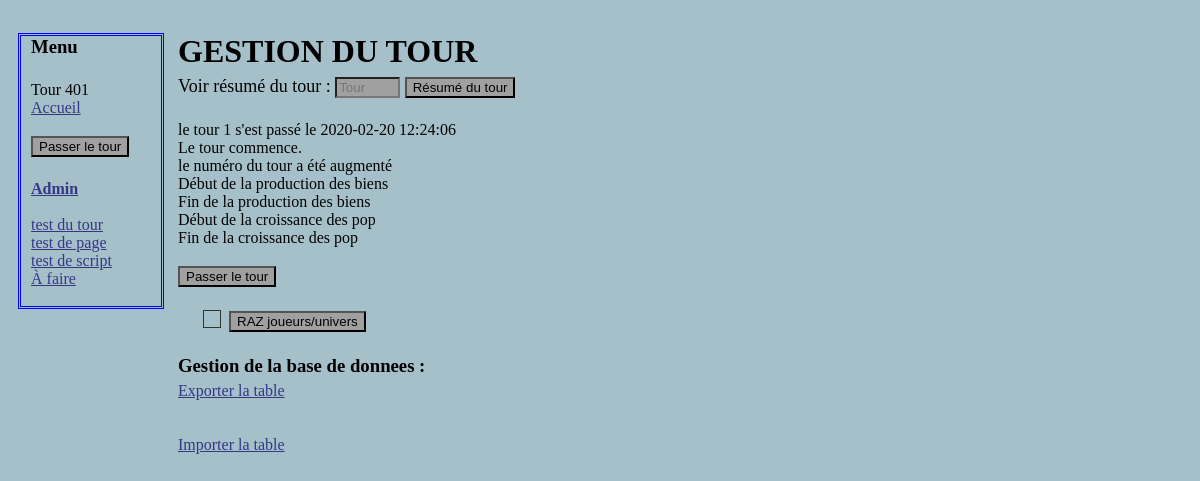
The app's page /Administration.php?voir=1, older data.
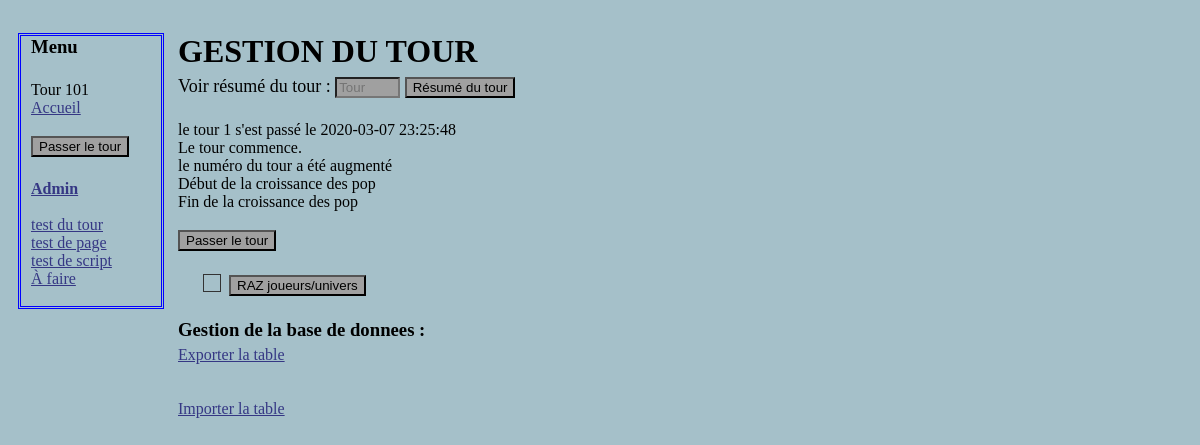
The same page, newer data.
### tables this page shows
CREATE TABLE `tour` (
  `id` int(11) NOT NULL AUTO_INCREMENT,
  `datetour` datetime NOT NULL DEFAULT CURRENT_TIMESTAMP,
  `resume` text,
  PRIMARY KEY (`id`)
);

### Administration.php (the view, shortened to what this page needs)
<?php
include("include/BDDconnection.php");
?>
<!DOCTYPE html>
<html>
    <head>
          <link rel="stylesheet" href="style.css" />
	</head>
    <body>
<?php
include("include/menu.php");
?>
<div class="corps">
    <h1>GESTION DU TOUR</h1>
<form method="get" action="Passerletourmanuellement.php">
<p>
    <label for="numero_tour">Voir résumé du tour : </label>
    <input type="text" name="voir" id="numero_tour" placeholder="Tour" size="5" maxlength="4" />
    <input type="submit" value="Résumé du tour" />
</p>
</form>
<?php
if (isset($_GET["voir"]) and $_GET["voir"] == 0 )
  {
$reqtourinfo = $bda->query('SELECT * FROM tour ORDER BY id DESC LIMIT 1') or die(print_r($bdd->errorInfo()));
$reptourinfo = $reqtourinfo->fetch();
echo 'le dernier tour est le tour ' . $reptourinfo['id'] . ' et s\'est passé le ' . $reptourinfo['datetour']  ;
echo ' <br />  ' . $reptourinfo['resume'] ;
  }
elseif (isset($_GET["voir"]))
  {
  $reqtourinfo = $bda->prepare('SELECT * FROM tour WHERE id = ?');
  $reqtourinfo->execute(array($_GET["voir"]));
  $reptourinfo = $reqtourinfo->fetch();
    echo 'le tour ' . $reptourinfo['id'] . ' s\'est passé le ' . $reptourinfo['datetour']  ;
    echo ' <br />  ' . $reptourinfo['resume'] ;
  }
?>
<form action="tour/Gestionglobale.php">
<p>
    <input type="submit" value="Passer le tour" />
</p>
</form>
<form action="script/resertunivers.php">
<p>
  <input id = "checkbox" type="checkbox" name="confirmer"/> <label for="checkbox"></label>
  <input type="submit" value="RAZ joueurs/univers" />
</p>
</form>
<h3>Gestion de la base de donnees :</h3>
<a class ="lienmenu" href="script/exporterbdd.php?table=autre&amp;backup=non">Exporter la table</a></br></br></br>
<a class ="lienmenu" href="script/importerbdd.php?table=autre">Importer la table</a></br>
</div>
  </body>
</html>

### include/Menu.php (shortened to what this page needs)
<nav class="menu"><div><h3>Menu</h3></br>
<?php
$reponse = $bda->query('SELECT id FROM tour ORDER BY id DESC LIMIT 1');
$touractuel = $reponse->fetch();
echo 'Tour '.$touractuel['id'].'</br>' ;
if (!isset($_SESSION['pseudo']))
	{
	echo '<a class ="lienmenu" href="Accueil.php">Accueil</a>' ;
    }
?>
<form action="tour/Gestionglobale.php">
<p>
<input type="submit" value="Passer le tour" />
</p>
</form>
<b><a class ="lienmenu" href="Administration.php">Admin</a></b></br> </br>
<a class ="lienmenu" href="tour/test.php">test du tour</a> </br>
<a class ="lienmenu" href="test.php?id=1">test de page</a> </br>
<a class ="lienmenu" href="script/test.php?table=autre&amp;backup=non">test de script</a> </br>
<a class ="lienmenu" href="afaire.php">À faire</a> </br> </br>
</div>
</nav>

### css/general.css (style rules this page uses)
body { background-color: rgb(165,192,201);; color: black; padding-top: 25px; padding-left:10px; }
.corps { margin-left:150px; display: flex; flex-wrap: nowrap; flex-direction: column; display: inline-block; vertical-align: top; padding-left:10px; }

### css/menu.css (style rules this page uses)
.menu { position:absolute; width: 130px; vertical-align: top; border: 3px blue double; padding-left:10px; }
.lienmenu { color: rgb(53,55,132); }

### css/formulaire.css (style rules this page uses)
input , select { background-color: rgb(160,160,160); margin-bottom: 5px; }
label { cursor: pointer; }
input[type="checkbox"] + label:before { border: 1px solid #333; content: "\00a0"; display: inline-block; font: 16px/1em sans-serif; height: 16px; margin: 0 .25em 0 0; padding: 0; vertical-align: top; width: 16px; }
form { display: inline }

### css/block.css (style rules this page uses)
p { font-size: large; }
h1 { margin-top: 0px ; padding-top: 0px; margin-left: 0px ; }
h3 { margin-top: 0px ; padding-top: 0px; margin-left: 0px ; margin-bottom: 5px ; padding-bottom: 0px; }

Row changes from the older to the newer data that the page shows:
removed tour: id "401"
now on this page (row edited): tour: id "101"
changed tour id 1: datetour "2020-02-20 12:24:06" → "2020-03-07 23:25:48"; resume "…augmenté Début de la production des biens Fin de la production des biens Début de la croissance des pop Fin…" → "Le tour commence. le numéro du tour a été augmenté Début de la croissance des pop Fin de la croissance des pop"
